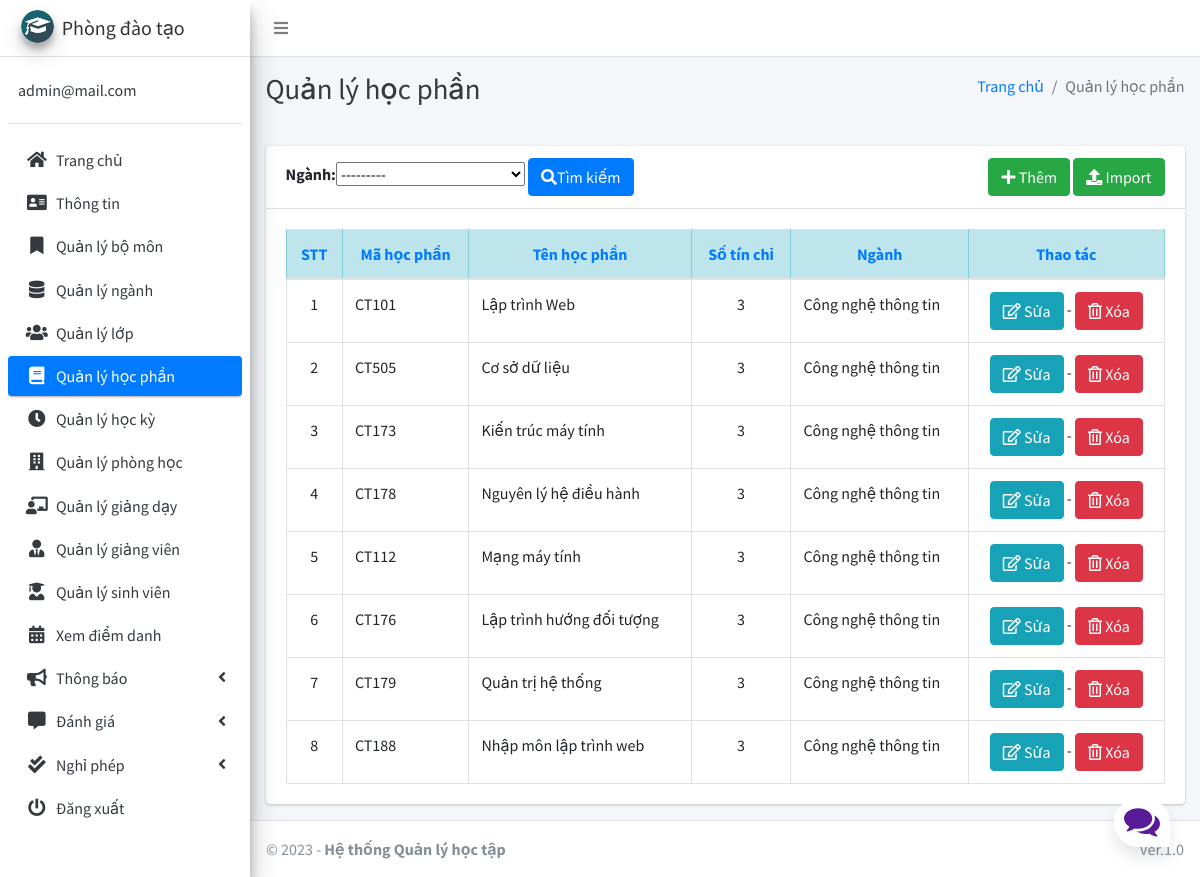
/subject/manage/ (signed in), run on the app's committed database.
### main_app/models.py (models this page shows, shortened)
class CustomUser(AbstractUser):
    USER_TYPE = ((1, "PDT"), (2, "GV"), (3, "SV"))
    id = models.CharField(primary_key='True', max_length=10)
    username = None  # Removed username, using email instead
    email = models.EmailField(unique=True)
    user_type = models.CharField(default=1, choices=USER_TYPE, max_length=1)
    fcm_token = models.TextField(default="")  # For firebase notifications
    USERNAME_FIELD = "email"
    REQUIRED_FIELDS = []
    objects = CustomUserManager()

class Subject(models.Model):
    id = models.CharField(primary_key='True', max_length=50)
    name = models.CharField(max_length=120)
    credit = models.IntegerField(max_length=2)
    type = models.IntegerField(choices=subject_choice, max_length=2, null=True)
    fee = models.CharField(max_length=50, null=True)
    major = models.ForeignKey(Major, on_delete=models.CASCADE)
    session = models.ForeignKey(Session, on_delete=models.CASCADE)

class Major(models.Model):
    id = models.CharField(primary_key='True', max_length=50)
    name = models.CharField(max_length=120)
    department = models.ForeignKey(Department, on_delete=models.DO_NOTHING, null=True, blank=False)
    def __str__(self):
        return self.name

### main_app/hod_views.py (the view)
# urls.py: path("subject/manage/", hod_views.manage_subject, name='manage_subject'),
def manage_subject(request):
    subjects = Subject.objects.all()
    filter = SubFilter(request.GET, queryset=subjects)
    subjects = filter.qs
    context = {
        'filter': filter,
        'subjects': subjects,
        'page_title': 'Quản lý học phần'
    }
    return render(request, "hod_template/manage_subject.html", context)

### main_app/templates/hod_template/manage_subject.html
{% extends 'main_app/base.html' %}
{% load static %}
{% block page_title %}{{page_title}}{% endblock page_title %}
{% block content %}
<section class="content">
    <div class="container-fluid">
        <div class="row">
            <div class="col-md-12">
                <div class="card">
                    <div class="card-header">
                        <div style="float: right;">
                            <a href="{% url 'add_subject' %}" class="btn btn-success">
                                <i class="fas fa-plus"></i> Thêm</a>
                                                            <a href="{% url 'upload_sub' %}" class="btn btn-success">
                                    <i class="fas fa-upload"></i> Import</a>
                        </div>
                        <div>
                                <form method="get">{{ filter.form }}
                                    <button class="btn btn-primary" type="submit"><i class="fas fa-search"></i>Tìm kiếm
                                    </button>
                                </form>
                            </div>
                    </div>
                    <div class="card-body">
                        <table id="example2" class="table table-bordered table-hover">
                            <thead class="table-info text-primary text-center">
                                <tr>
                                    <th>STT</th>
                                    <th>Mã học phần</th>
                                    <th>Tên học phần</th>
                                    <th>Số tín chỉ</th>
                                    <th>Ngành</th>
                                    <th>Thao tác</th>
                                </tr>
                            </thead>
                            <tbody>
                                {% for subject in subjects %}
                                <tr>
                                    <td class="text-center">{{ forloop.counter }}</td>
                                    <td>{{subject.id}}</td>
                                    <td>{{subject.name}}</td>
                                    <td class="text-center">{{subject.credit}}</td>
                                    <td>{{subject.major.name}}</td>
                                    <td class="text-center">
                                        <a href="{% url 'edit_subject' subject.id %}" class="btn btn-info"><i class="far fa-edit"></i> Sửa</a> -
                                        <a href="{% url 'delete_subject' subject.id %}" onclick="return confirm('Bạn có chắc chắn muốn xóa học phần {{subject.name}}?')" class="btn btn-danger"><i class="far fa-trash-alt"></i> Xóa</a>
                                    </td>
                                </tr>
                                {% endfor %}
                            </tbody>
                        </table>
                    </div>
                </div>
            </div>
        </div>
    </div>
</section>
{% endblock content %}

### main_app/templates/main_app/sidebar_template.html (shortened to what this page needs)
{% load static %}
<aside class="main-sidebar sidebar-light-blue elevation-4">
    {% if request.user.user_type == '1' %}
        <a href="{% url 'admin_home' %}" class="brand-link">
            <img src="{% static 'dist/img/cmsl.png' %} " alt="AdminLTE Logo"
                 class="brand-image img-circle elevation-3">
            <span class="brand-text">Phòng đào tạo</span>
        </a>
        <div class="sidebar">
        <div class="user-panel mt-3 pb-3 mb-3 d-flex">
            <div class="info">
                <a href="#" class="d-block">{{ user }}</a>
            </div>
        </div>
        <nav class="mt-2">
        <ul class="nav nav-pills nav-sidebar flex-column" data-widget="treeview" role="menu" data-accordion="false">
        <li class="nav-item">
            {% url 'admin_home' as admin_home %}
            <a href="{{ admin_home }}" class="nav-link {% if admin_home == request.path %} active {% endif %}">
                <i class="nav-icon fas fa-home"></i>
                <p>
                    Trang chủ
                </p>
            </a>
        </li>
        <li class="nav-item">
            {% url 'admin_view_profile' as admin_view_profile %}
            <a href="{{ admin_view_profile }}"
               class="nav-link {% if admin_view_profile == request.path %} active {% endif %}">
                <i class="nav-icon fas fa-address-card"></i>
                <p>
                    Thông tin
                </p>
            </a>
        </li>
        <li class="nav-item">
            {% url 'manage_department' as manage_department %}
            <a href="{{ manage_department }}" class="nav-link {% if manage_department == request.path %} active {% endif %}">
                <i class="nav-icon fas fa-bookmark"></i>
                <p>
                    Quản lý bộ môn
                </p>
            </a>
        </li>
                <li class="nav-item">
                    {% url 'manage_major' as manage_major %}
                    {% url 'edit_major' department_id as edit_major %}
                    <a href="{{ manage_major }}"
                       class="nav-link  {% if edit_major == request.path or manage_major == request.path %} active {% endif %}">
                        <i class="nav-icon fas fa-database"></i>
                        <p>
                            Quản lý ngành
                        </p>
                    </a>
                </li>
                        <li class="nav-item">
                    {% url 'manage_grade' as manage_grade %}
                    {% url 'edit_grade' department_id as edit_grade %}
                    <a href="{{ manage_grade }}"
                       class="nav-link  {% if edit_grade == request.path or manage_grade == request.path %} active {% endif %}">
                        <i class="nav-icon fas fa-users"></i>
                        <p>
                            Quản lý lớp
                        </p>
                    </a>
                </li>
                        <li class="nav-item">
                    {% url 'manage_subject' as manage_subject %}
                    {% url 'edit_subject' subject_id as edit_subject %}
                    <a href="{{ manage_subject }}"
                       class="nav-link  {% if edit_subject == request.path or manage_subject == request.path %} active {% endif %}">
                        <i class="nav-icon fas fa-book"></i>
                        <p>
                            Quản lý học phần
                        </p>
                    </a>
                </li>
                        <li class="nav-item">
                    {% url 'manage_session' as manage_session %}
                    {% url 'edit_session' session_id as edit_session %}
                    <a href="{{ manage_session }}"
                       class="nav-link  {% if edit_session == request.path or manage_session == request.path %} active {% endif %}">
                        <i class="nav-icon fas fa-clock"></i>
                        <p>
                            Quản lý học kỳ
                        </p>
                    </a>
                </li>
                        <li class="nav-item">
                    {% url 'manage_room' as manage_room %}
                    {% url 'edit_room' room_id as edit_room %}
                    <a href="{{ manage_room }}"
                       class="nav-link {% if manage_room == request.path or request.path == edit_room %} active {% endif %}">
                        <i class="fas fa-building nav-icon"></i>
                        <p>
                            Quản lý phòng học
                        </p>
                    </a>
                </li>
                        <li class="nav-item">
                    {% url 'manage_assign' as manage_assign %}
                    {% url 'edit_assign' assign_id as edit_assign %}
                    <a href="{{ manage_assign }}"
                       class="nav-link {% if manage_assign == request.path or request.path == edit_assign %} active {% endif %}">
                        <i class="nav-icon fas fa-chalkboard-teacher"></i>
                        <p>
                            Quản lý giảng dạy
                        </p>
                    </a>
                </li>
                <li class="nav-item">
            {% url 'manage_staff' as manage_staff %}
            {% url 'edit_staff' staff_id as edit_staff %}
            <a href="{{ manage_staff }}"
               class="nav-link {% if manage_staff == request.path or request.path == edit_staff %} active {% endif %}">
                <i class="nav-icon fas fa-user-tie"></i>
                <p>
                    Quản lý giảng viên
                </p>
            </a>
        </li>
        <li class="nav-item">
            {% url 'manage_student' as manage_student %}
            {% url 'edit_student' student_id as edit_student %}
            <a href="{{ manage_student }}"
               class="nav-link  {% if edit_student == request.path or manage_student == request.path %} active {% endif %}">
                <i class="nav-icon fas fa-user-graduate"></i>
                <p>
                    Quản lý sinh viên
                </p>
            </a>
        </li>
        <li class="nav-item">
            {% url 'admin_view_attendance' as admin_view_attendance %}
            <a href="{{ admin_view_attendance }}"
               class="nav-link  {% if admin_view_attendance == request.path %} active {% endif %}">
                <i class="nav-icon fas fa-calendar-alt"></i>
                <p>
                    Xem điểm danh
                </p>
            </a>
        </li>
        <li class="nav-item has-treeview">
            <a href="#" class="nav-link">
                <i class="nav-icon fas fa-bullhorn"></i>
                <p>
                    Thông báo
                    <i class="fas fa-angle-left right"></i>
                </p>
            </a>
        </li>
                <li class="nav-item has-treeview">
            <a href="#" class="nav-link">
                <i class="nav-icon fas fa-comment-alt"></i>
                <p>
                    Đánh giá
                    <i class="fas fa-angle-left right"></i>
                </p>
            </a>
        </li>
                <li class="nav-item has-treeview">
            <a href="#" class="nav-link">
                <i class="nav-icon fas fa-check-double"></i>
                <p>
                    Nghỉ phép
                    <i class="fas fa-angle-left right"></i>
                </p>
            </a>
        </li>
    {% endif %}
    <li class="nav-item">
        <a href="{% url 'user_logout' %}"
           onclick="return confirm('Bạn có chắc chắn muốn đăng xuất?')"
           class="nav-link">
            <i class="nav-icon fas fa-power-off"></i>
            <p>
                Đăng xuất
            </p>
        </a>
    </li>
    </ul>
    </nav>
    </div>
</aside>

### main_app/static/style.css (style rules this page uses)
* { box-sizing: border-box; margin: 0; padding: 0; }
body { font-family: 'Nunito', sans-serif; font-weight: 400; font-size: 100%; background: #F1F1F1; }
*, html { --primaryGradient: linear-gradient(93.12deg, #581B98 0.52%, #9C1DE7 100%); --secondaryGradient: linear-gradient(268.91deg, #581B98 -2.14%, #9C1DE7 99.69%); --primaryBoxShadow: 0px 10px 15px rgba(0, 0, 0, 0.1); --secondaryBoxShadow: 0px -10px 15px rgba(0, 0, 0, 0.1); --primary: #581B98; }

### data on the page
CustomUser: email "admin@mail.com"
Subject: id "CT101", name "Lập trình Web", credit "3", major.name "Công nghệ thông tin"
Subject: id "CT505", name "Cơ sở dữ liệu", credit "3", major.name "Công nghệ thông tin"
Subject: id "CT173", name "Kiến trúc máy tính", credit "3", major.name "Công nghệ thông tin"
Subject: id "CT178", name "Nguyên lý hệ điều hành", credit "3", major.name "Công nghệ thông tin"
Subject: id "CT112", name "Mạng máy tính", credit "3", major.name "Công nghệ thông tin"
Subject: id "CT176", name "Lập trình hướng đối tượng", credit "3", major.name "Công nghệ thông tin"
Subject: id "CT179", name "Quản trị hệ thống", credit "3", major.name "Công nghệ thông tin"
Subject: id "CT188", name "Nhập môn lập trình web", credit "3", major.name "Công nghệ thông tin"

### other printed values
{{ page_title }} "Quản lý học phần"
